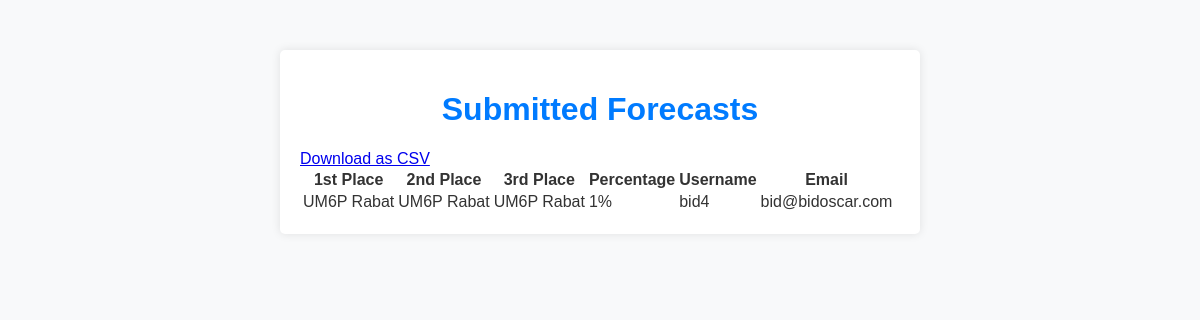
/forecasts (signed in), run on the app's committed database.
### tables this page shows
CREATE TABLE forecasts (
                id INTEGER PRIMARY KEY,
                user_id INTEGER,
                first_place TEXT,
                second_place TEXT,
                third_place TEXT,
                percentage INTEGER,
                FOREIGN KEY (user_id) REFERENCES users (id)
            );

CREATE TABLE users (
                id INTEGER PRIMARY KEY,
                username TEXT UNIQUE NOT NULL,
                email TEXT UNIQUE NOT NULL,
                password TEXT NOT NULL
            );

### app.py (the view)
@app.route('/forecasts')
@login_required
def forecasts_page():
    db = get_db()
    cursor = db.cursor()
    cursor.execute('''
        SELECT
            forecasts.id,
            forecasts.first_place,
            forecasts.second_place,
            forecasts.third_place,
            forecasts.percentage,
            users.username,
            users.email
        FROM forecasts
        JOIN users ON forecasts.user_id = users.id
        WHERE forecasts.user_id = ?
    ''', (current_user.id,))
    rows = cursor.fetchall()
    forecasts = []
    latest_id = None
    if rows:
        latest_id = max(row['id'] for row in rows if row['username'] == current_user.username)
    for row in rows:
        forecast = {
            'id': row['id'],
            'first_place': row['first_place'],
            'second_place': row['second_place'],
            'third_place': row['third_place'],
            'percentage': row['percentage'],
            'username': row['username'],
            'email': row['email'],
            'is_latest': row['id'] == latest_id
        }
        forecasts.append(forecast)
    return render_template('forecasts.html', forecasts=forecasts)

### app.py (called while the page is built)
def get_db():
    db = getattr(g, '_database', None)
    if db is None:
        db = g._database = sqlite3.connect(DATABASE)
        db.row_factory = sqlite3.Row  # This helps to fetch rows as dictionaries
    return db

@app.teardown_appcontext
def close_connection(exception):
    db = getattr(g, '_database', None)
    if db is not None:
        db.close()

@login_manager.user_loader
def load_user(user_id):
    return User.get(user_id)

    @staticmethod
    def get(user_id):
        db = get_db()
        cursor = db.cursor()
        cursor.execute('SELECT id, username, email, password FROM users WHERE id = ?', (user_id,))
        user = cursor.fetchone()
        if not user:
            return None
        return User(user[0], user[1], user[2], user[3])

### templates/forecasts.html (shortened to what this page needs)
<!DOCTYPE html>
<html lang="en">
<head>
    <link rel="stylesheet" href="{{ url_for('static', filename='styles.css') }}">
</head>
<body>
    <div class="container">
        <h1>Submitted Forecasts</h1>
        <a href="{{ url_for('download_csv') }}" class="btn">Download as CSV</a>
        <table>
            <thead>
                <tr>
                    <th>1st Place</th>
                    <th>2nd Place</th>
                    <th>3rd Place</th>
                    <th>Percentage</th>
                    <th>Username</th>
                    <th>Email</th>
                </tr>
            </thead>
            <tbody>
                {% for forecast in forecasts %}
                <tr>
                    <td>{{ forecast['first_place'] }}</td>
                    <td>{{ forecast['second_place'] }}</td>
                    <td>{{ forecast['third_place'] }}</td>
                    <td>{{ forecast['percentage'] }}%</td>
                    <td>{{ forecast['username'] }}</td>
                    <td>{{ forecast['email'] }}</td>
                </tr>
                {% endfor %}
            </tbody>
        </table>
    </div>
</body>
</html>

### static/styles.css (style rules this page uses)
body { font-family: Arial, sans-serif; background-color: #f8f9fa; color: #333; margin: 0; padding: 0; }
.container { max-width: 600px; margin: 50px auto; padding: 20px; background-color: #fff; box-shadow: 0 0 10px rgba(0, 0, 0, 0.1); border-radius: 5px; }
h1 { text-align: center; color: #007BFF; }

### data on the page
forecasts: first_place "UM6P Rabat", second_place "UM6P Rabat", third_place "UM6P Rabat", percentage "1", username "bid4", email "bid@bidoscar.com"
